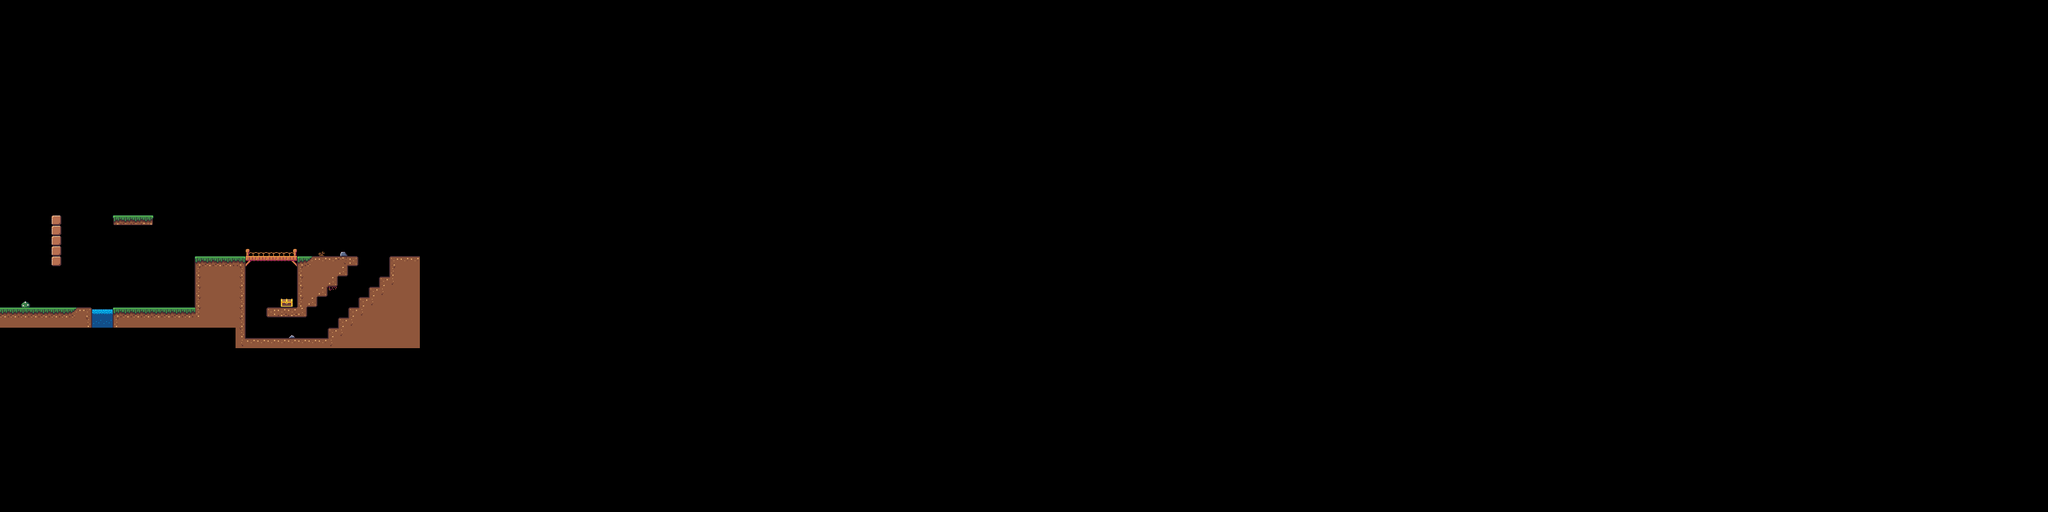

Tiled map render using the project's own tile images. Description and the map definition, with tile-layer contents summarised, below:
An orthogonal 200x50 tile map with 16x16 px tiles, 1 tile layer (ground) and 17 objects (10x coin, hero_spawn, spike, stone, end).

<map version="1.5" tiledversion="1.7.2" orientation="orthogonal" renderorder="right-down" width="200" height="50" tilewidth="16" tileheight="16" infinite="0" nextlayerid="8" nextobjectid="33">
 <editorsettings>
  <export target="../levels/1.lua" format="lua" />
 </editorsettings>
 <tileset firstgid="1" source="../tsx/02-25-2022.tsx" />
 <layer id="1" name="ground" width="200" height="50">
  <data>[10000 cells, 187 non-empty, 37 distinct tile ids]</data>
 </layer>
 <objectgroup id="6" name="Breakables" locked="1" />
 <objectgroup id="4" name="Entities">
  <object id="4" name="Hero Spawner" type="hero_spawn" x="32" y="448">
   <point />
  </object>
  <object id="6" name="Coin" type="coin" x="320" y="336" width="16" height="16">
   <ellipse />
  </object>
  <object id="7" name="Coin" type="coin" x="336" y="320" width="16" height="16">
   <ellipse />
  </object>
  <object id="8" name="Coin" type="coin" x="352" y="336" width="16" height="16">
   <ellipse />
  </object>
  <object id="9" name="Spike" type="spike" x="384" y="512" width="16" height="16" />
  <object id="10" name="Coin" type="coin" x="128" y="416" width="16" height="16">
   <ellipse />
  </object>
  <object id="11" name="Coin" type="coin" x="416" y="416" width="16" height="16">
   <ellipse />
  </object>
  <object id="12" name="Coin" type="coin" x="432" y="416" width="16" height="16">
   <ellipse />
  </object>
  <object id="13" name="Stone" type="stone" x="96" y="448" width="16" height="16" />
  <object id="17" name="Coin" type="coin" x="400.5" y="415.5" width="16" height="16">
   <ellipse />
  </object>
  <object id="18" name="Coin" type="coin" x="160" y="400" width="16" height="16">
   <ellipse />
  </object>
  <object id="19" name="Coin" type="coin" x="144" y="400" width="16" height="16">
   <ellipse />
  </object>
  <object id="20" name="Coin" type="coin" x="176" y="416" width="16" height="16">
   <ellipse />
  </object>
  <object id="26" name="Level End" type="end" x="624" y="400" width="16" height="16" />
 </objectgroup>
 <objectgroup id="5" name="Solids">
  <object id="5" x="0" y="480">
   <properties>
    <property name="collidable" type="bool" value="true" />
   </properties>
   <polygon points="0,0 304,0 304,-80 560,-80 560,-64 544,-64 544,-48 528,-48 528,-32 512,-32 512,-16 496,-16 496,0 480,0 480,16 416,16 416,0 464,0 464,-64 455.335,-71.8933 392.31,-71.8162 384,-64 384,48 512,48 512,32 528,32 528,16 544,16 544,0 560,0 560,-16 576,-16 576,-32 592,-32 592,-48 608,-48 608,-80 656,-80 656,32 576,32 576,48 560,48 560,64 368,64 368,32 0,32" />
  </object>
  <object id="29" x="80" y="336" width="16" height="80">
   <properties>
    <property name="collidable" type="bool" value="true" />
   </properties>
  </object>
  <object id="31" x="176" y="336" width="64" height="16">
   <properties>
    <property name="collidable" type="bool" value="true" />
   </properties>
  </object>
 </objectgroup>
</map>
